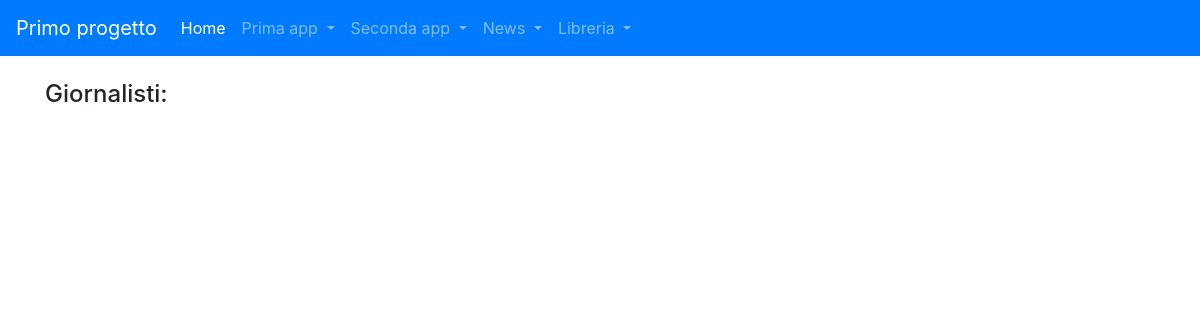
The app's page /news/lista_giornalisti/, older data.
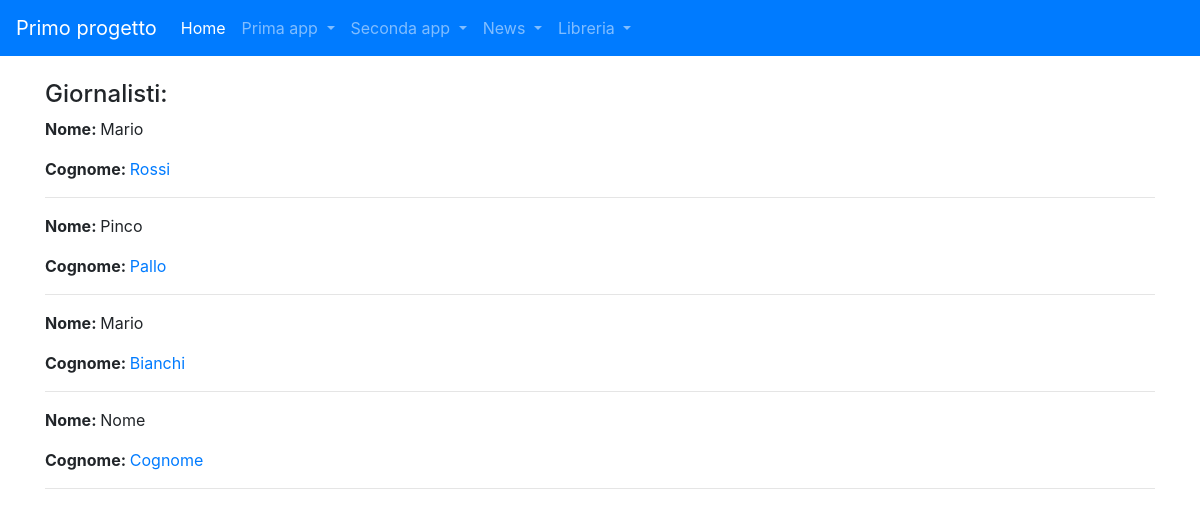
The same page, newer data.
### news/models.py (models this page shows, shortened)
class Giornalista(models.Model):
    nome = models.CharField(max_length=20)
    cognome = models.CharField(max_length=20)
    class Meta:
        verbose_name = "Giornalista"
        verbose_name_plural = "Giornalisti"

### news/views.py (the view)
# urls.py: path("lista_giornalisti/", GiornalistaListView.as_view(),
class GiornalistaListView(ListView):
    model = Giornalista
    template_name = "lista-giornalisti.html"
    def get_context_data(self, **kwargs):
        context = super().get_context_data(**kwargs)
        context["giornalisti"] = Giornalista.objects.all()
        return context

### news/templates/lista-giornalisti.html (shortened to what this page needs)
{% extends 'base.html' %}
{% block content %}
<h4>Giornalisti:</h4>
{% for gio in giornalisti %}
<p> <strong>Nome: </strong> {{ gio.nome }} </p>
<p> <strong>Cognome: </strong> <a href="/news/giornalista/{{gio.id}}">{{ gio.cognome }}</a> </p>
<hr>
{% endfor %}
{% endblock content %}

Row changes from the older to the newer data that the page shows:
added Giornalista: nome "Mario", cognome "Rossi"
added Giornalista: nome "Pinco", cognome "Pallo"
added Giornalista: nome "Mario", cognome "Bianchi"
added Giornalista: nome "Nome", cognome "Cognome"
